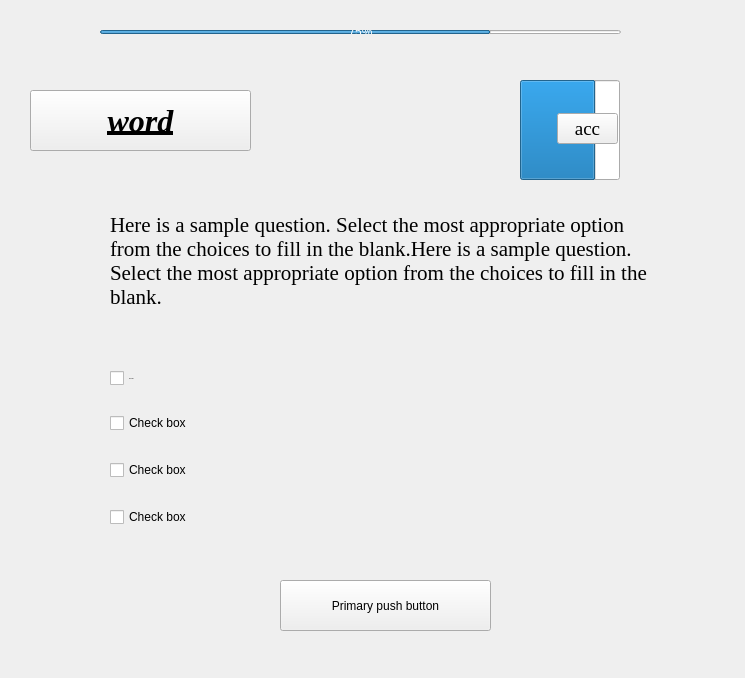
<?xml version="1.0" encoding="UTF-8"?>
<ui version="4.0">
 <class>fanyi</class>
 <widget class="QWidget" name="fanyi">
  <property name="geometry">
   <rect>
    <x>0</x>
    <y>0</y>
    <width>745</width>
    <height>678</height>
   </rect>
  </property>
  <property name="windowTitle">
   <string>Form</string>
  </property>
  <widget class="PrimaryPushButton" name="PrimaryPushButton">
   <property name="geometry">
    <rect>
     <x>280</x>
     <y>580</y>
     <width>211</width>
     <height>51</height>
    </rect>
   </property>
   <property name="text">
    <string>Primary push button</string>
   </property>
  </widget>
  <widget class="CaptionLabel" name="CaptionLabel">
   <property name="geometry">
    <rect>
     <x>110</x>
     <y>210</y>
     <width>541</width>
     <height>101</height>
    </rect>
   </property>
   <property name="font">
    <font>
     <family>Times New Roman</family>
     <pointsize>16</pointsize>
     <weight>50</weight>
     <bold>false</bold>
    </font>
   </property>
   <property name="text">
    <string>Here is a sample question. Select the most appropriate option from the choices to fill in the blank.Here is a sample question. Select the most appropriate option from the choices to fill in the blank.  </string>
   </property>
   <property name="wordWrap">
    <bool>true</bool>
   </property>
  </widget>
  <widget class="QWidget" name="layoutWidget">
   <property name="geometry">
    <rect>
     <x>110</x>
     <y>350</y>
     <width>561</width>
     <height>201</height>
    </rect>
   </property>
   <layout class="QVBoxLayout" name="verticalLayout">
    <item>
     <widget class="CheckBox" name="xuanxiangA">
      <property name="font">
       <font>
        <family>Segoe UI</family>
        <pointsize>-1</pointsize>
        <weight>50</weight>
        <italic>false</italic>
        <bold>false</bold>
       </font>
      </property>
      <property name="text">
       <string>Check box</string>
      </property>
     </widget>
    </item>
    <item>
     <widget class="CheckBox" name="xuanxiangB">
      <property name="text">
       <string>Check box</string>
      </property>
     </widget>
    </item>
    <item>
     <widget class="CheckBox" name="xuanxiangC">
      <property name="text">
       <string>Check box</string>
      </property>
     </widget>
    </item>
    <item>
     <widget class="CheckBox" name="xuanxaingD">
      <property name="text">
       <string>Check box</string>
      </property>
     </widget>
    </item>
   </layout>
  </widget>
  <widget class="HyperlinkButton" name="HyperlinkButton">
   <property name="geometry">
    <rect>
     <x>30</x>
     <y>90</y>
     <width>221</width>
     <height>61</height>
    </rect>
   </property>
   <property name="font">
    <font>
     <family>Times New Roman</family>
     <pointsize>24</pointsize>
     <weight>75</weight>
     <italic>true</italic>
     <bold>true</bold>
     <underline>true</underline>
    </font>
   </property>
   <property name="text">
    <string>word</string>
   </property>
   <property name="checkable">
    <bool>false</bool>
   </property>
  </widget>
  <widget class="ProgressBar" name="ProgressBar">
   <property name="geometry">
    <rect>
     <x>100</x>
     <y>30</y>
     <width>521</width>
     <height>4</height>
    </rect>
   </property>
   <property name="value">
    <number>75</number>
   </property>
   <property name="val">
    <double>75.000000000000000</double>
   </property>
  </widget>
  <widget class="ProgressRing" name="ProgressRing">
   <property name="geometry">
    <rect>
     <x>520</x>
     <y>80</y>
     <width>100</width>
     <height>100</height>
    </rect>
   </property>
   <property name="value">
    <number>75</number>
   </property>
   <property name="val">
    <double>75.000000000000000</double>
   </property>
  </widget>
  <widget class="HyperlinkLabel" name="HyperlinkLabel">
   <property name="geometry">
    <rect>
     <x>557</x>
     <y>113</y>
     <width>61</width>
     <height>31</height>
    </rect>
   </property>
   <property name="font">
    <font>
     <family>Times New Roman</family>
     <pointsize>14</pointsize>
     <weight>50</weight>
     <italic>false</italic>
     <bold>false</bold>
     <underline>false</underline>
     <strikeout>false</strikeout>
    </font>
   </property>
   <property name="text">
    <string>acc</string>
   </property>
  </widget>
 </widget>
 <customwidgets>
  <customwidget>
   <class>CheckBox</class>
   <extends>QCheckBox</extends>
   <header>qfluentwidgets</header>
  </customwidget>
  <customwidget>
   <class>HyperlinkButton</class>
   <extends>PushButton</extends>
   <header>qfluentwidgets</header>
  </customwidget>
  <customwidget>
   <class>PushButton</class>
   <extends>QPushButton</extends>
   <header>qfluentwidgets</header>
  </customwidget>
  <customwidget>
   <class>PrimaryPushButton</class>
   <extends>PushButton</extends>
   <header>qfluentwidgets</header>
  </customwidget>
  <customwidget>
   <class>CaptionLabel</class>
   <extends>QLabel</extends>
   <header>qfluentwidgets</header>
  </customwidget>
  <customwidget>
   <class>HyperlinkLabel</class>
   <extends>QPushButton</extends>
   <header>qfluentwidgets</header>
  </customwidget>
  <customwidget>
   <class>ProgressBar</class>
   <extends>QProgressBar</extends>
   <header>qfluentwidgets</header>
  </customwidget>
  <customwidget>
   <class>ProgressRing</class>
   <extends>ProgressBar</extends>
   <header>qfluentwidgets</header>
  </customwidget>
 </customwidgets>
 <resources/>
 <connections/>
</ui>
